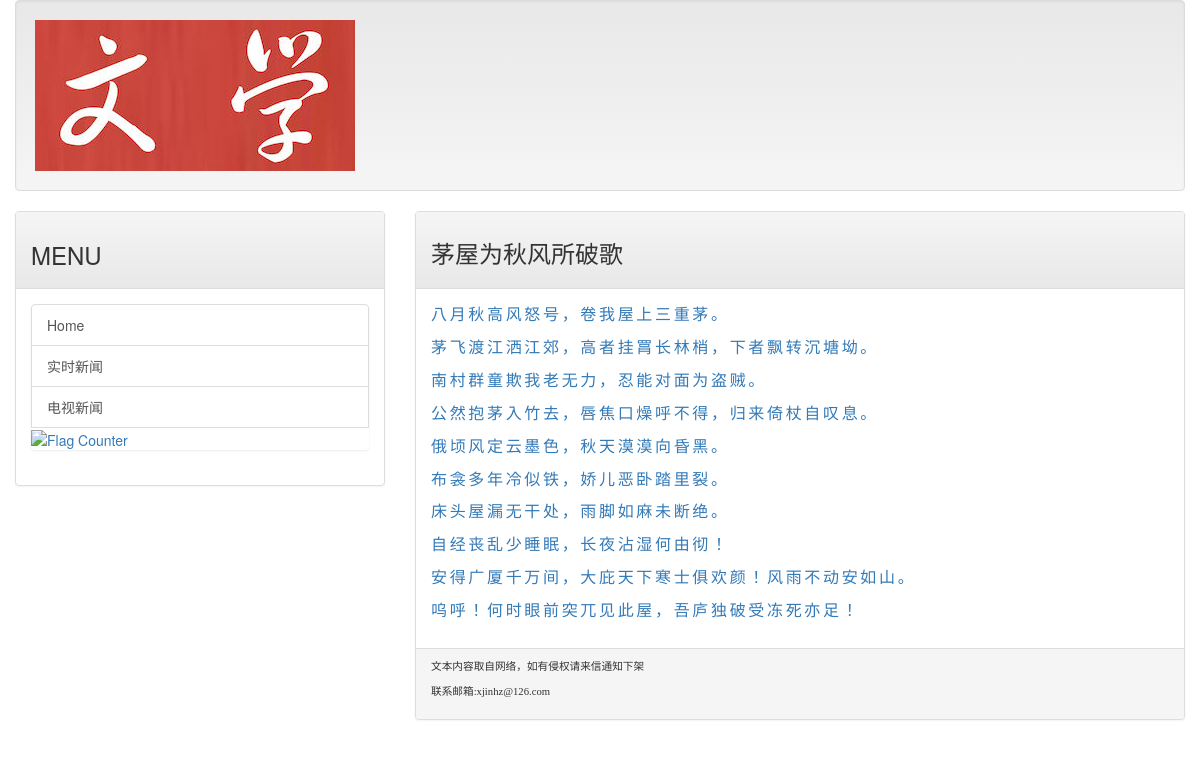
/post/poem, run on the app's committed database.
### mainsite/models.py (models this page shows, shortened)
class Post(models.Model):
    title = models.CharField(max_length=200)
    slug = models.CharField(max_length=200)
    body = models.TextField()
    pub_date = models.DateField(default=timezone.now())
    class Meta:
        ordering = ('-pub_date',)

### mainsite/views.py (the view)
# urls.py: url(r'^post/(\w+)$', showpost),
def showpost(request, slug):
    template = get_template('post.html')
    try:
        post = Post.objects.get(slug=slug)
        if post != None:
            html = template.render(locals())
            return HttpResponse(html)
    except:
        return redirect('/')

### templates/post.html (shortened to what this page needs)
{% extends 'base.html' %}
{% load markdown_deux_tags %}
{% block headmessage %}
    <h3 style="font-family: 微软雅黑;">{{ post.title }}</h3>
{% endblock %}
{% block content %}
    <a style="font-family: 微软雅黑;font-size: 12pt;letter-spacing: 2pt;">
        {{ post.body | markdown }}</a>
{% endblock %}

### data on the page
Post: title "茅屋为秋风所破歌", body "八月秋高风怒号，卷我屋上三重茅。 茅飞渡江洒江郊，高者挂罥长林梢，下者飘转沉塘坳。 南村群童欺我老无力，忍能对面为盗贼。 公然抱茅入竹去，唇焦口燥呼不得，归来倚杖自叹息。 俄顷风定云墨色，秋天漠漠向昏黑。 布衾多年冷似铁，娇儿恶卧踏里裂。 床头屋漏无干处，雨脚如麻未断绝。 自经丧乱少睡眠，长夜沾湿何由彻！ 安得广厦千万间，大庇天下寒士俱欢颜！风雨不动安如山。 呜呼！何时眼前突兀见此屋，吾庐独破受冻死亦足！"
